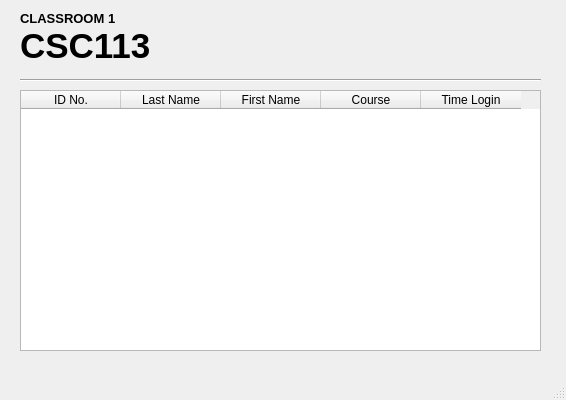
<?xml version="1.0" encoding="UTF-8"?>
<ui version="4.0">
 <class>classroom1</class>
 <widget class="QMainWindow" name="classroom1">
  <property name="geometry">
   <rect>
    <x>0</x>
    <y>0</y>
    <width>566</width>
    <height>400</height>
   </rect>
  </property>
  <property name="windowTitle">
   <string>CSC161_CLASSROOM</string>
  </property>
  <widget class="QWidget" name="centralwidget">
   <widget class="QLabel" name="label">
    <property name="geometry">
     <rect>
      <x>20</x>
      <y>30</y>
      <width>211</width>
      <height>31</height>
     </rect>
    </property>
    <property name="font">
     <font>
      <pointsize>26</pointsize>
      <weight>75</weight>
      <bold>true</bold>
     </font>
    </property>
    <property name="text">
     <string>CSC113</string>
    </property>
   </widget>
   <widget class="Line" name="line">
    <property name="geometry">
     <rect>
      <x>20</x>
      <y>70</y>
      <width>521</width>
      <height>20</height>
     </rect>
    </property>
    <property name="orientation">
     <enum>Qt::Horizontal</enum>
    </property>
   </widget>
   <widget class="QLabel" name="label_2">
    <property name="geometry">
     <rect>
      <x>20</x>
      <y>10</y>
      <width>131</width>
      <height>16</height>
     </rect>
    </property>
    <property name="font">
     <font>
      <pointsize>10</pointsize>
      <weight>75</weight>
      <bold>true</bold>
     </font>
    </property>
    <property name="text">
     <string>CLASSROOM 1</string>
    </property>
   </widget>
   <widget class="QTableWidget" name="tableWidget">
    <property name="geometry">
     <rect>
      <x>20</x>
      <y>90</y>
      <width>521</width>
      <height>261</height>
     </rect>
    </property>
    <column>
     <property name="text">
      <string>ID No.</string>
     </property>
    </column>
    <column>
     <property name="text">
      <string>Last Name</string>
     </property>
    </column>
    <column>
     <property name="text">
      <string>First Name</string>
     </property>
    </column>
    <column>
     <property name="text">
      <string>Course</string>
     </property>
    </column>
    <column>
     <property name="text">
      <string>Time Login</string>
     </property>
    </column>
   </widget>
  </widget>
  <widget class="QMenuBar" name="menubar">
   <property name="geometry">
    <rect>
     <x>0</x>
     <y>0</y>
     <width>566</width>
     <height>21</height>
    </rect>
   </property>
  </widget>
  <widget class="QStatusBar" name="statusbar"/>
 </widget>
 <resources/>
 <connections/>
</ui>
